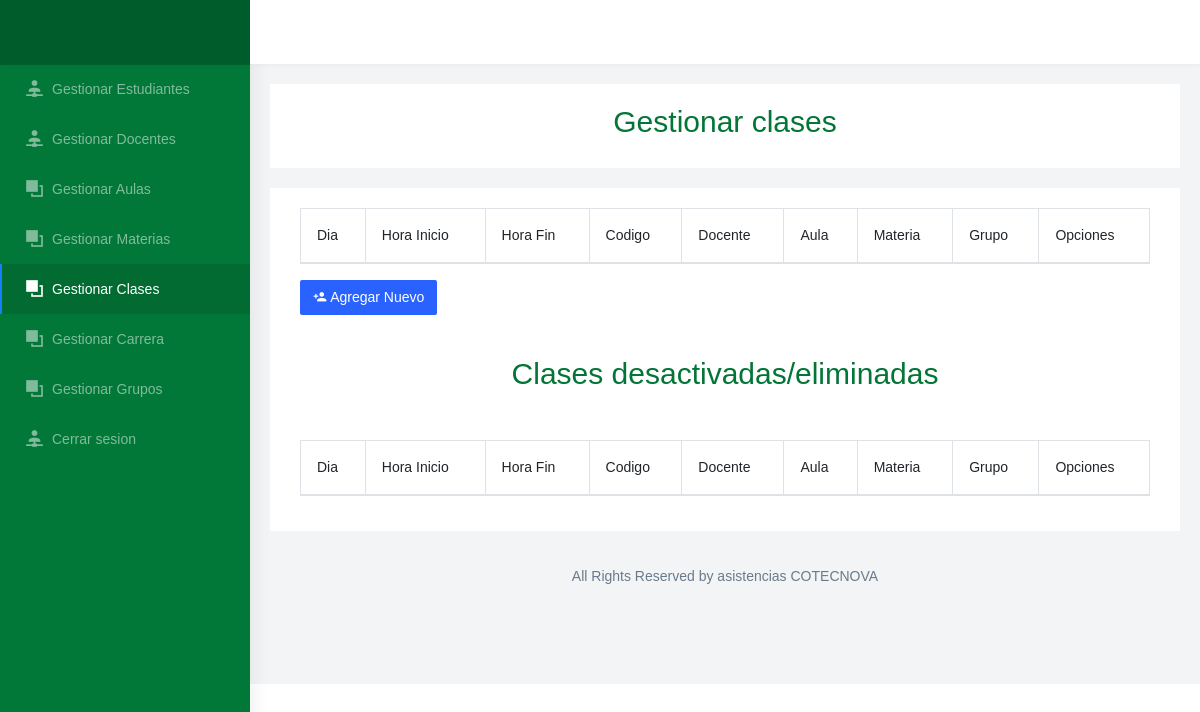
Page /gestion_clases.php on the earlier database version.
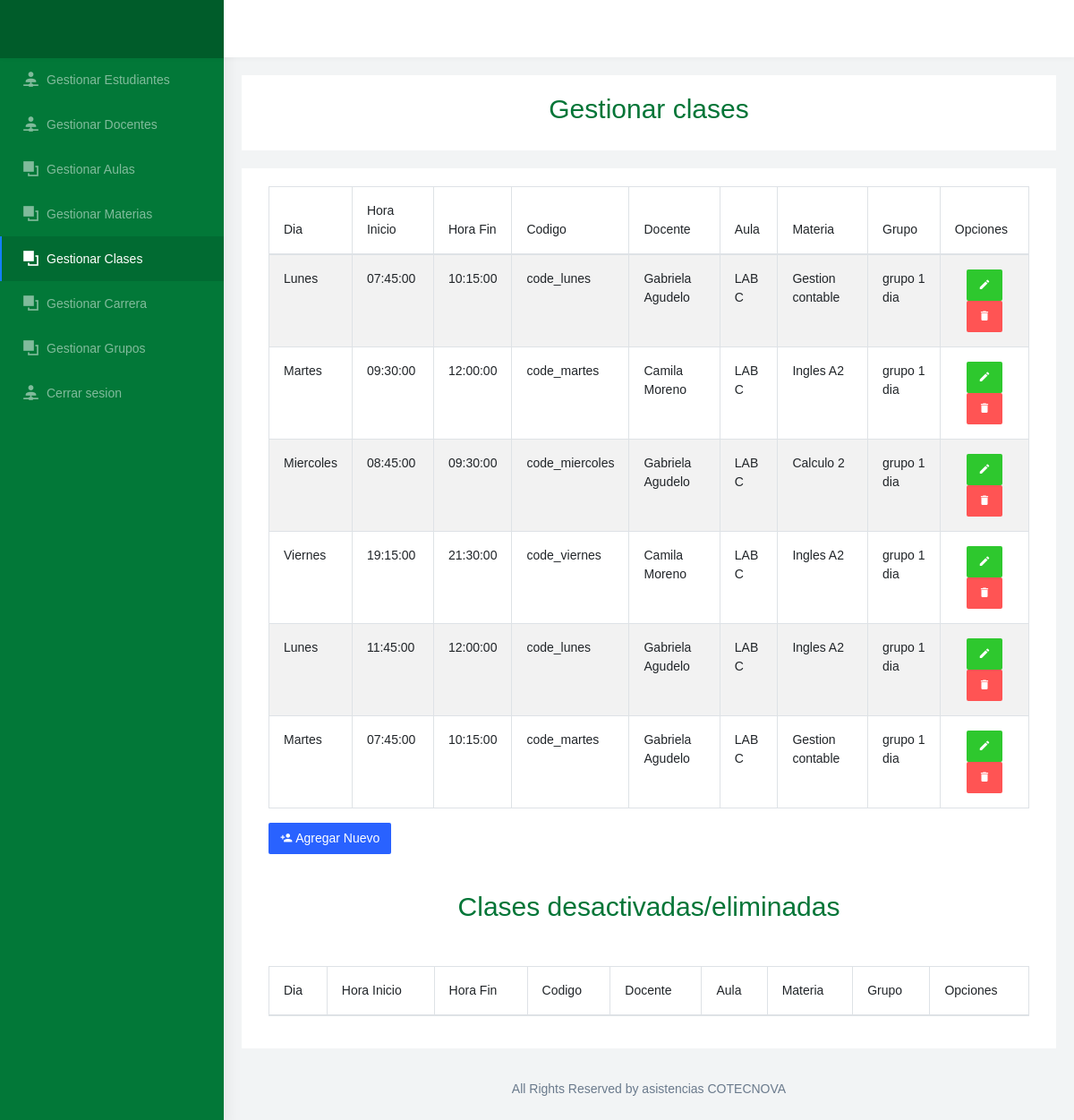
Same page on the later database version.
### tables this page shows
CREATE TABLE `dias` (
  `id_dia` int(11) NOT NULL COMMENT 'Id el dia',
  `nombre` varchar(45) NOT NULL COMMENT 'Nombre del dia'
);

### Modelo/MySQL.php (called while the page is built, shortened)
<?php
class MySQL{
    private $hostname  = "localhost";
    private $user = "root";
    private $password = "";
    private $database = "asistencia";
    private $conexion;
    public function conectar(){
        $this->conexion = mysqli_connect($this->hostname, $this->user, $this->password, $this->database);
    }
    public function efectuarConsulta($consulta){
        mysqli_query($this->conexion, "SET lc_time_names = 'es_ES'" );
        mysqli_query($this->conexion, "SET NAMES 'utf8'");
        mysqli_query($this->conexion, "SET CHARACTER 'utf8'");
       $this->resultadoConsulta = mysqli_query($this->conexion, $consulta);
        return $this->resultadoConsulta;
    }
}

### gestion_clases.php (the view, shortened to what the changed rows need)
<!DOCTYPE html>
<html dir="ltr" lang="en">
<head>
  <link href="css/chartist.min.css" rel="stylesheet">
  <link href="css/style.min.css" rel="stylesheet">
  <link href="css/ie7.css" rel="stylesheet">
  <link href="css/materialdesignicons.min.css" rel="stylesheet">
  <link href="css/weather-icons.min.css" rel="stylesheet">
  <link href="css/registro.css" rel="stylesheet" media="all">
  <link href="https://cdnjs.cloudflare.com/ajax/libs/twitter-bootstrap/4.5.2/css/bootstrap.css" rel="stylesheet" media="all">
</head>
<body>
  <?php
  if (!isset($_SESSION['tipousuario'])) {
    require_once 'Modelo/MySQL.php';
    $mysql = new MySQL;
    $mysql->conectar();
    $MostrarDatos = $mysql->efectuarConsulta("SELECT asistencia.clase.id_clase, asistencia.clase.hora, asistencia.clase.horafin, asistencia.clase.Materia_id_materia, asistencia.materia.nombre as materianombre, asistencia.clase.Aula_id_aula, asistencia.aula.nombre as aulanombre, asistencia.clase.codigo, asistencia.dias.id_dia, asistencia.dias.nombre as nombredia, asistencia.docente.id_docente, docente.nombres, docente.apellidos, clase.Grupo_id_grupo, grupo.nombre as grupo from clase join dias on dias.id_dia = clase.Dias_id_dia join docente on docente.id_docente = clase.Docente_id_docente join aula on asistencia.clase.Aula_id_aula = asistencia.aula.id_aula join materia on asistencia.clase.materia_id_materia = asistencia.materia.id_materia join grupo on clase.Grupo_id_grupo = grupo.id_grupo WHERE asistencia.clase.estado = 1 GROUP by asistencia.clase.id_clase");
  }
  ?>
  <div id="main-wrapper" data-navbarbg="skin6" data-theme="light" data-layout="vertical" data-sidebartype="full" data-boxed-layout="full">
    <div class="page-wrapper">
      <div class="container-fluid">
        <div class="row">
          <div class="col-12">
            <div class="card">
              <div class="card-body" align="center">
                  <h2 style="color: #037537">Gestionar clases</h2>
              </div>
            </div>
            <div class="card">
              <div class="card-body">
                <div class="container col-md-12 col-md-offset-3">
                  <table id="example" class="table table-striped table-bordered" style="width:100%">
                    <thead>
                      <tr>
                        <th>Dia</th>
                        <th>Hora Inicio</th>
                        <th>Hora Fin</th>
                        <th>Codigo</th>
                        <th>Docente</th>
                        <th>Aula</th>
                        <th>Materia</th>
                        <th>Grupo</th>
                        <th>Opciones</th>
                      </tr>
                    </thead>
                    <tbody>
                      <tr>
                        <?php
                        while ($valores1 = mysqli_fetch_assoc($MostrarDatos)) {
                          $id_clase = $valores1 ['id_clase'];
                        ?>
                          <th scope="row"><?php echo $valores1['nombredia'] ?></th>
                          <td><?php echo $valores1['hora'] ?></td>
                          <td><?php echo $valores1['horafin'] ?></td>
                          <td><?php echo $valores1['codigo'] ?></td>
                          <td><?php echo $valores1['nombres']." ".$valores1['apellidos'] ?></td>
                          <td><?php echo $valores1['aulanombre'] ?></td>
                          <td><?php echo $valores1['materianombre'] ?></td>
                          <td><?php echo $valores1['grupo'] ?></td>
                          <td>
                            <div class="text-center">
                              <a class="btn" style="background-color: #2EC82E;color: white" href='update_clase2.php?id_clase=<?php echo $id_clase; ?>' role="button"><i class="mdi mdi-pencil"></i></a>
                              <a class="btn" style="background-color: #FF5454;color: white" href='Controlador/delete_clase.php?id_clase=<?php echo $id_clase; ?>' role="button"><i class="mdi mdi-delete"></i></a>
                            </div>
                          </td>
                      </tr>
                    <?php
                        }
                    ?>
                    </tbody>
                  </table>
                  <br><br>
                  <div class="card">
                    <div class="card-body" align="center">
                        <h2 style="color: #037537">Clases desactivadas/eliminadas</h2>
                    </div>
                  </div>
                  <table id="example2" class="table table-striped table-bordered" style="width:100%">
                    <thead>
                      <tr>
                        <th>Dia</th>
                        <th>Hora Inicio</th>
                        <th>Hora Fin</th>
                        <th>Codigo</th>
                        <th>Docente</th>
                        <th>Aula</th>
                        <th>Materia</th>
                        <th>Grupo</th>
                        <th>Opciones</th>
                      </tr>
                    </thead>
                  </table>
                </div>
              </div>
            </div>
          </div>
        </div>
      </div>
    </div>
</body>
</html>

Differences in the rows shown:
added dias: nombre "Lunes", hora "07:45:00", horafin "10:15:00", codigo "code_lunes", nombres "Gabriela", apellidos "Agudelo", aulanombre "LAB C", materianombre "Gestion contable", grupo "grupo 1 dia", hora "11:45:00", horafin "12:00:00", materianombre "Ingles A2"
added dias: nombre "Martes", hora "09:30:00", horafin "12:00:00", codigo "code_martes", nombres "Camila", apellidos "Moreno", aulanombre "LAB C", materianombre "Ingles A2", grupo "grupo 1 dia", hora "07:45:00", horafin "10:15:00", nombres "Gabriela", apellidos "Agudelo", materianombre "Gestion contable"
added dias: nombre "Miercoles", hora "08:45:00", horafin "09:30:00", codigo "code_miercoles", nombres "Gabriela", apellidos "Agudelo", aulanombre "LAB C", materianombre "Calculo 2", grupo "grupo 1 dia"
added dias: nombre "Viernes", hora "19:15:00", horafin "21:30:00", codigo "code_viernes", nombres "Camila", apellidos "Moreno", aulanombre "LAB C", materianombre "Ingles A2", grupo "grupo 1 dia"
